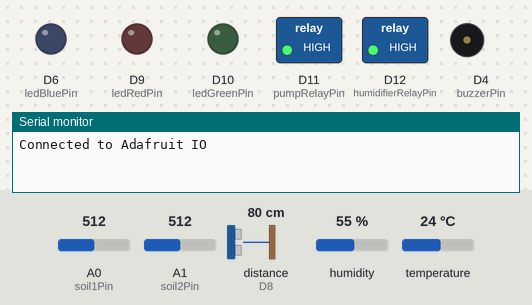
A sketch run on a simulated Arduino MKR. Parts: switched loads named in the sketch (green lamp = pin HIGH), output pins drawn as LEDs (lit = HIGH), buzzer (waves = sounding, pin HIGH), the last lines printed to the serial monitor. Wiring (inferred from the names in the program): ultrasonic range finder: trigger D7; echo D8. The test bench sets the inputs (shaded band); at power-on: distance to the obstacle (sensor on D8) 80 cm, A0 (soil1Pin) = 512, A1 (soil2Pin) = 512, humidity 55 %, temperature 24 °C. The echo pulse lasts 58.3 µs per cm; WiFi joins after 1.5 s; servers stay silent unless stated; EEPROM starts erased; no MQTT or app messages arrive unless stated; pins used as bus, display or sensor lines are not drawn.

Above: at 2.7 s.
2.8 s: distance to the obstacle (sensor on D8) set to 22 cm
At 3.4 s:
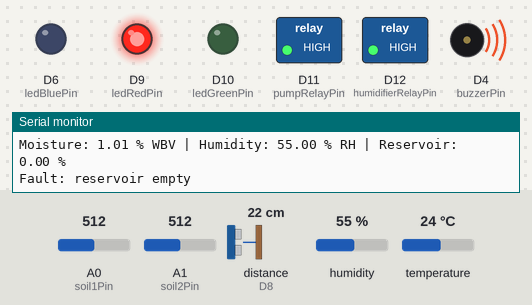
At 4.6 s:
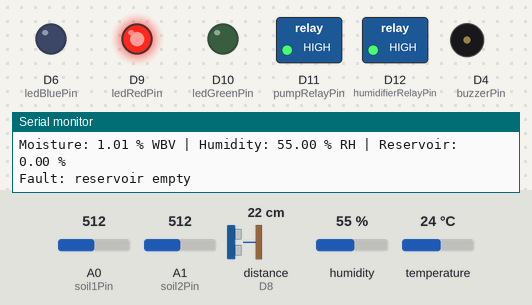
5.0 s: distance to the obstacle (sensor on D8) set to 18 cm
Timing chart, 0 to 8.0 s (numbered marks = the images above; inputs shaded):
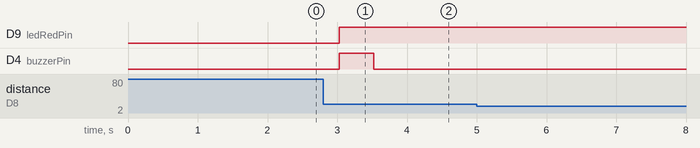

The sketch:

AWHC.ino
```cpp
#include "config.h"
#include "sensing.h"
#include "settings.h"
#include "control.h"
#include "alerts.h"
#include "comms.h"

long lastSensorRead = 0;

void setup()
{
  setupControl(); // relays off first
  setupAlerts();
  Serial.begin (9600);
  setupSensors();
  loadTargets();
  setupComms();
}

void loop()
{
  updateComms();

  long duration = millis() - lastSensorRead; // duration since last reading; millis is a "stopwatch"

  if (duration >= sensorInterval)
  {
    lastSensorRead = millis(); // duration restarts from 0 on the next loop

    float moisture = readMoisture();
    float humidity = readHumidity();
    float level = readLevel();

    Serial.print ("Moisture: ");
    Serial.print (moisture);
    Serial.print (" % WBV | Humidity: ");
    Serial.print (humidity);
    Serial.print (" % RH | Reservoir: ");
    Serial.print (level);
    Serial.println (" %");

    updateControl (moisture, humidity, level);
    updateAlerts (level);
    publishReadings (moisture, humidity, level);
  }
}
```

alerts.cpp
```cpp
#include "alerts.h"
#include "config.h"
#include "control.h"

bool alertActive = false; // used to separate 1st alert from subsequent alerts
long lastAlert = 0;

void setupAlerts()
{
  pinMode (ledRedPin, OUTPUT);
  pinMode (ledGreenPin, OUTPUT);
  pinMode (ledBluePin, OUTPUT);
  pinMode (buzzerPin, OUTPUT);

  digitalWrite (ledRedPin, LOW);
  digitalWrite (ledGreenPin, LOW);
  digitalWrite (ledBluePin, LOW);
  digitalWrite (buzzerPin, LOW);
}

void redLED()
{
  digitalWrite (ledRedPin, HIGH);
}

void buzzerAlert()
{
  digitalWrite (buzzerPin, HIGH);
  delay (beepTime);
  digitalWrite (buzzerPin, LOW);
}

void updateAlerts (float level)
{
  bool needsAlert = false;
  if (inFault || level < reservoirLowPercent)
    needsAlert = true;

  if (!needsAlert)
  {
    alertActive = false;
    digitalWrite (ledRedPin, LOW); // problem cleared, LED off
    return;
  }

  if (!alertActive || millis() - lastAlert >= alertInterval) // alerts on entry, then every alertInterval (10 mins)
  {
    alertActive = true;
    lastAlert = millis();
    redLED();
    buzzerAlert();
  }
}
```

alerts.h
```cpp
#pragma once

void setupAlerts(); // sets up the LED and buzzer pins, all off
void updateAlerts (float level); // alerts on a low reservoir or a fault, call after each new reading
```

arduino_secrets.example.h
```cpp
// Copy this file to arduino_secrets.h in the same folder and fill in your values.
// arduino_secrets.h is gitignored. Never commit real credentials.

#pragma once // since there are duplicate includes of arduino_secrets.h

#define SECRET_SSID         "network-name"
#define SECRET_PASS         "network-password"
#define SECRET_AIO_USERNAME "adafruit-io-username"
#define SECRET_AIO_KEY      "adafruit-io-key"
```

comms.cpp
```cpp
#include "comms.h"
#include "config.h"
#include "settings.h"
#include "control.h"
#include "arduino_secrets.h"
#include <WiFiNINA.h>
#include <ArduinoMqttClient.h>

WiFiSSLClient wifiClient; // encrypted (TLS) connection
MqttClient mqttClient (wifiClient);

long lastConnectAttempt = 0;
long lastPublish = 0;
bool publishNow = true; // sends readings straight after connecting
bool statusSent = false; // sends the status straight after connecting
bool lastFault = false;

// builds a full Adafruit IO topic
String feedTopic (const char feed[])
{
  return String (SECRET_AIO_USERNAME) + "/feeds/" + feed;
}

void publishValue (const char feed[], String value)
{
  mqttClient.beginMessage (feedTopic (feed)); // starts a message to topic
  mqttClient.print (value); // writes the contents
  mqttClient.endMessage(); // finishes/sends the message
}

void requestLatest (const char feed[])
{
  mqttClient.beginMessage (feedTopic (feed) + "/get"); // Adafruit IO replies with the feed's last value
  mqttClient.print (""); // empty contents, the /get topic is the request
  mqttClient.endMessage(); // sends the request
}

void connectToAdafruit()
{
  if (WiFi.status() != WL_CONNECTED) // checks if the board is on Wi-Fi
  {
    WiFi.begin (SECRET_SSID, SECRET_PASS); // joins the Wi-Fi network, waits a few seconds
    if (WiFi.status() != WL_CONNECTED)
    {
      Serial.println ("Wi-Fi connection failed");
      return;
    }
  }

  if (!mqttClient.connect (aioServer, aioPort)) // logs in to Adafruit IO over TLS
  {
    Serial.println ("Adafruit IO connection failed");
    return;
  }

  mqttClient.subscribe (feedTopic (feedSoilLow)); // Adafruit IO forwards new values from this feed
  mqttClient.subscribe (feedTopic (feedSoilHigh));
  mqttClient.subscribe (feedTopic (feedHumidityLow));
  mqttClient.subscribe (feedTopic (feedHumidityHigh));
  mqttClient.subscribe (feedTopic (feedFaultReset));

  // catch up on slider changes made while offline
  requestLatest (feedSoilLow); // asks for this slider's last value
  requestLatest (feedSoilHigh);
  requestLatest (feedHumidityLow);
  requestLatest (feedHumidityHigh);

  publishNow = true;
  statusSent = false;
  Serial.println ("Connected to Adafruit IO");
}

void handleMessage()
{
  String topic = mqttClient.messageTopic(); // which feed the message came from
  String payload = "";
  while (mqttClient.available())
    payload += (char) mqttClient.read(); // reads the contents one char at a time

  int value = payload.toInt(); // string to int converter

  if (topic == feedTopic (feedFaultReset))
  {
    if (value == 1)
      resetFault(); // 0 is the button release, ignored
    return;
  }

  // min < max threshold checks
  if (topic == feedTopic (feedSoilLow) && value < soilHigh)
    soilLow = value;
  else if (topic == feedTopic (feedSoilHigh) && value > soilLow)
    soilHigh = value;
  else if (topic == feedTopic (feedHumidityLow) && value < humidityHigh)
    humidityLow = value;
  else if (topic == feedTopic (feedHumidityHigh) && value > humidityLow)
    humidityHigh = value;
  else
    return; // invalid value, nothing changed or saved

  storeTargets(); // saves the new targets to EEPROM
  Serial.println ("Targets updated from dashboard");
}

void setupComms()
{
  mqttClient.setUsernamePassword (SECRET_AIO_USERNAME, SECRET_AIO_KEY); // Adafruit IO login, used on every connect
  lastConnectAttempt = millis(); // starts the reconnect timer
  connectToAdafruit();
}

void updateComms()
{
  if (WiFi.status() != WL_CONNECTED || !mqttClient.connected()) // offline check
  {
    if (millis() - lastConnectAttempt >= reconnectInterval && digitalRead (pumpRelayPin) == relayOff) // won't retry connecting if pump is on because of reconnecting delays
    {
      lastConnectAttempt = millis();
      connectToAdafruit();
    }
    return;
  }

  if (mqttClient.parseMessage() > 0) // checks for a new message and keeps connection alive
    handleMessage();

  if (!statusSent || inFault != lastFault) // just connected / fault state changed
  {
    int status = statusNormal;
    if (inFault)
      status = statusFault;

    publishValue (feedSystemStatus, String (status));
    statusSent = true;
    lastFault = inFault; // used to detect a potential future change
  }
}

void publishReadings (float moisture, float humidity, float level)
{
  if (!mqttClient.connected())
    return; // offline, readings are skipped

  if (!publishNow && millis() - lastPublish < publishInterval) // less than 15 min since the last publish check, unless just connected
    return;

  publishNow = false;
  lastPublish = millis();

  // readings of -1 are sensor errors; not sent to dashboard
  if (moisture >= 0)
    publishValue (feedSoilMoisture, String (moisture, 1)); // 1 decimal place, e.g. "45.2"
  if (humidity >= 0)
    publishValue (feedHumidity, String (humidity, 1));
  if (level >= 0)
    publishValue (feedReservoirLevel, String (level, 1));
}
```

comms.h
```cpp
#pragma once

void setupComms(); // first connection attempt to Wi-Fi and Adafruit IO
void updateComms(); // handles dashboard messages and status, call every loop
void publishReadings (float moisture, float humidity, float level); // sends readings every publishInterval, call after each new reading
```

control.cpp
```cpp
#include "control.h"
#include "config.h"
#include "settings.h"

enum SoilState { monitoringSoil, watering, soaking };
enum HumidityState { monitoringHumidity, humidifying };

SoilState soilState = monitoringSoil;
HumidityState humidityState = monitoringHumidity;
bool inFault = false;

long wateringStart = 0;
long soakingStart = 0;
long humidifyingStart = 0;
float moistureAtStart = 0;
float humidityAtStart = 0;
float lastLevel = 0;

void setupControl()
{
  // relays off before the pins become outputs to prevent pump/humidifier from starting at power-up
  digitalWrite (pumpRelayPin, relayOff);
  digitalWrite (humidifierRelayPin, relayOff);

  pinMode (pumpRelayPin, OUTPUT);
  pinMode (humidifierRelayPin, OUTPUT);
}

void pumpOn()
{
  digitalWrite (pumpRelayPin, relayOn);
}

void pumpOff()
{
  digitalWrite (pumpRelayPin, relayOff);
}

void humidifierOn()
{
  digitalWrite (humidifierRelayPin, relayOn);
}

void humidifierOff()
{
  digitalWrite (humidifierRelayPin, relayOff);
}

void allOff()
{
  pumpOff();
  humidifierOff();
}

void enterFault (const char reason[])
{
  allOff();
  inFault = true;
  soilState = monitoringSoil;
  humidityState = monitoringHumidity;

  Serial.print ("Fault: ");
  Serial.println (reason);
}

void updateSoil (float moisture)
{
  if (soilState == monitoringSoil)
  {
    if (moisture < soilLow) // below moisture threshold check
    {
      pumpOn();
      wateringStart = millis();
      moistureAtStart = moisture;
      soilState = watering;
      Serial.println ("Watering");
    }
  }
  else if (soilState == watering)
  {
    if (moisture >= soilHigh) // above moisture threshold check
    {
      pumpOff();
      soakingStart = millis();
      soilState = soaking;
      Serial.println ("Soaking");
    }
    else if (millis() - wateringStart >= maxPumpTime) // above max watering time check
    {
      pumpOff();

      if (moisture - moistureAtStart >= minMoistureRise) // watering failure check
      {
        soakingStart = millis();
        soilState = soaking;
        Serial.println ("Soaking (max pump time reached)"); // max watering time; switches to soaking
      }
      else
        enterFault ("no moisture rise"); // water failure occurred
    }
  }
  else if (soilState == soaking)
  {
    if (millis() - soakingStart >= soakTime) // waits until the configured soak time has passed
    {
      soilState = monitoringSoil;
      Serial.println ("Monitoring soil");
    }
  }
}

void updateHumidity (float humidity)
{
  if (humidityState == monitoringHumidity)
  {
    if (humidity < humidityLow) // below humidity threshold check
    {
      humidifierOn();
      humidifyingStart = millis();
      humidityAtStart = humidity;
      humidityState = humidifying;
      Serial.println ("Humidifying");
    }
  }
  else if (humidityState == humidifying)
  {
    if (humidity >= humidityHigh) // above humidity threshold check
    {
      humidifierOff();
      humidityState = monitoringHumidity;
      Serial.println ("Monitoring humidity");
    }
    else if (millis() - humidifyingStart >= maxRunTime) // above max humidifying time check
    {
      humidifierOff();

      if (humidity - humidityAtStart >= minHumidityRise) // humidifying failure check
      {
        humidityState = monitoringHumidity;
        Serial.println ("Monitoring humidity (max run time reached)"); // max humidifying time; stops humidifier
      }
      else
        enterFault ("no humidity rise"); // humidifying error occurred
    }
  }
}

void updateControl (float moisture, float humidity, float level)
{
  lastLevel = level; // kept so resetFault() can check the reservoir

  if (inFault)
    return; // everything stays off until resetFault() occurs

  if (moisture < 0 || humidity < 0 || level < 0) // sensor error checks, since invalid readings = -1
  {
    enterFault ("sensor error");
    return;
  }

  if (level <= reservoirEmptyPercent) // empty reservoir check (separate from an ultrasonic sensor error)
  {
    enterFault ("reservoir empty");
    return;
  }

  updateSoil (moisture);

  if (!inFault)
    updateHumidity (humidity); // skipped if the soil check just caused a fault
}

void resetFault()
{
  if (!inFault || lastLevel <= reservoirEmptyPercent)
    return; // no fault, or the reservoir is empty or ultrasonic sensor has an error

  inFault = false;
  Serial.println ("Fault cleared");
}
```

control.h
```cpp
#pragma once

extern bool inFault; // true = in Fault state / a system error currently exists

void setupControl(); // sets up the relay pins with both relays off
void updateControl (float moisture, float humidity, float level); // runs the state machine, call after each new reading
void resetFault(); // clears any fault, unless the reservoir is still empty
```

sensing.cpp
```cpp
#include "sensing.h"
#include "config.h"
#include <DHT.h>

DHT dht (humidityPin, DHT11);

void setupSensors()
{
  pinMode (trigPin, OUTPUT);
  pinMode (echoPin, INPUT);
  dht.begin();
}

// sensor reading to % capacity converter
float toPercent (long reading, long zeroValue, long fullValue)
{
  float percent = (float)(zeroValue - reading) / (zeroValue - fullValue) * 100;
  if (percent < 0)
    percent = 0;

  if (percent > 100)
    percent = 100;

  return percent;
}

// if any of the following 3 functions returns -1 it is considered a sensor error
float readMoisture()
{
  int raw1 = analogRead (soil1Pin);
  int raw2 = analogRead (soil2Pin);
  if (raw1 > soil1Air + soilMargin || raw2 > soil2Air + soilMargin)
    return -1; // reading above the max value (air value) by more than margin

  float soil1 = toPercent (raw1, soil1Air, soil1Water);
  float soil2 = toPercent (raw2, soil2Air, soil2Water);
  if (soil1 - soil2 > maxSoilDifference || soil2 - soil1 > maxSoilDifference)
    return -1; // sensors disagree

  return (soil1 + soil2) / 2;
}

float readHumidity()
{
  float humidity = dht.readHumidity();

  if (humidity >= 0 && humidity <= 100)
    return humidity;

  return -1; // no valid reading
}

float readLevel()
{
  digitalWrite (trigPin, LOW);
  delayMicroseconds (2);

  digitalWrite (trigPin, HIGH);
  delayMicroseconds (10);

  digitalWrite (trigPin, LOW);
  long echoTime = pulseIn (echoPin, HIGH, 30000); // gives up after 30 ms

  if (echoTime == 0)
    return -1; // no echo

  return toPercent (echoTime, ultrasonicEmpty, ultrasonicFull);
}
```

sensing.h
```cpp
#pragma once

void setupSensors();
float readMoisture(); // average % WBV of both soil sensors
float readHumidity(); // % RH
float readLevel(); // % capacity (water reservoir)
```

config.h
```cpp
#pragma once
#include <Arduino.h>

// Pins
const int humidityPin = 2;
const int buzzerPin = 4;
const int ledBluePin = 6;
const int trigPin = 7; // ultrasonic trig pin
const int echoPin = 8; // ultrasonic echo pin
const int ledRedPin = 9;
const int ledGreenPin = 10;
const int pumpRelayPin = 11;
const int humidifierRelayPin = 12;
const int soil1Pin = A0;
const int soil2Pin = A1;

// Relay Configuration (Active-Low)
const int relayOn = LOW;
const int relayOff = HIGH;

// Default Target Ranges
const int defaultSoilLow = 40; // % WBV, update later
const int defaultSoilHigh = 60; // % WBV
const int defaultHumidityLow = 50; // % RH
const int defaultHumidityHigh = 70; // % RH

// Soil Sensor Calibration
const int soil1Air = 518; // i.e. 0% WBV
const int soil1Water = 222; // i.e. 100% WBV
const int soil2Air = 472; // i.e. 0% WBV
const int soil2Water = 0; // i.e. 100% WBV

// Reservoir
const int reservoirLowPercent = 20; // indicator threshold
const int reservoirEmptyPercent = 0;
const int ultrasonicEmpty = 1166; // update later
const int ultrasonicFull = 175; // update later

// Timing
const long sensorInterval = 3000; // 3 s
const long publishInterval = 900000; // 15 min
const long alertInterval = 600000; // 10 min
const long soakTime = 300000; // 5 min, update later
const long maxPumpTime = 10000; // 10 s, update later
const long maxRunTime = 600000; // 10 min humidifier limit, update later
const long beepTime = 500; // 0.5 s buzzer beep
const long reconnectInterval = 60000; // 1 min between reconnect attempts while offline

// Fault Checks
const int minMoistureRise = 2; // % WBV counted as "moisture rose", update later
const int minHumidityRise = 2; // % RH counted as "humidity rose", update later
const int soilMargin = 50; // raw reading above the air value counted as an error, update later
const int maxSoilDifference = 20; // % WBV the two sensors can differ before an error, update later

// Adafruit IO
const char aioServer[] = "io.adafruit.com";
const int aioPort = 8883; // MQTT over TLS
const char feedSoilMoisture[] = "soil-moisture";
const char feedHumidity[] = "humidity";
const char feedReservoirLevel[] = "reservoir-level";
const char feedSoilLow[] = "soil-low";
const char feedSoilHigh[] = "soil-high";
const char feedHumidityLow[] = "humidity-low";
const char feedHumidityHigh[] = "humidity-high";
const char feedSystemStatus[] = "system-status";
const char feedFaultReset[] = "fault-reset";

// System Status
const int statusNormal = 1;
const int statusFault = 0;
```

settings.cpp
```cpp
#include "settings.h"
#include "config.h"
#include <EEPROM.h>

// EEPROM layout
const int markerAddress = 0;
const int savedMarker = 1; // stored at markerAddress; changing it resets saved targets to the defaults

const int soilLowAddress = 1;
const int soilHighAddress = 2;

const int humidityLowAddress = 3;
const int humidityHighAddress = 4;


int soilLow = defaultSoilLow;
int soilHigh = defaultSoilHigh;

int humidityLow = defaultHumidityLow;
int humidityHigh = defaultHumidityHigh;

void loadTargets()
{
  if (EEPROM.read (markerAddress) != savedMarker)
    return; // nothing saved yet, keep the defaults

  soilLow = EEPROM.read (soilLowAddress);
  soilHigh = EEPROM.read (soilHighAddress);

  humidityLow = EEPROM.read (humidityLowAddress);
  humidityHigh = EEPROM.read (humidityHighAddress);
}

void storeTargets()
{
  EEPROM.update (soilLowAddress, soilLow);
  EEPROM.update (soilHighAddress, soilHigh);

  EEPROM.update (humidityLowAddress, humidityLow);
  EEPROM.update (humidityHighAddress, humidityHigh);

  EEPROM.update (markerAddress, savedMarker);
}
```

settings.h
```cpp
#pragma once

// extern means the variables are shared by every file that includes this header
extern int soilLow;
extern int soilHigh;
extern int humidityLow;
extern int humidityHigh;

void loadTargets(); // loads saved targets from EEPROM (local Arduino storage), or keeps the defaults if none are saved
void storeTargets(); // saves the current targets to EEPROM
```
